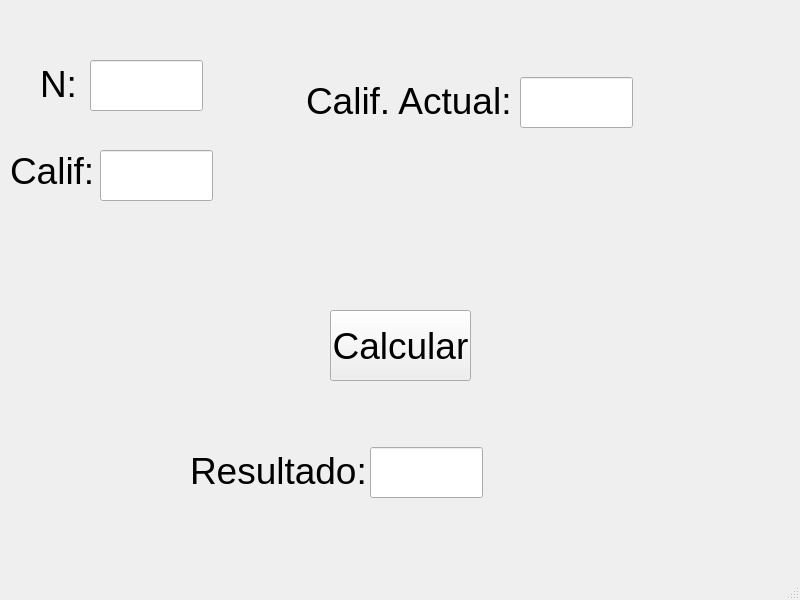
<?xml version="1.0" encoding="UTF-8"?>
<ui version="4.0">
 <class>MainWindow</class>
 <widget class="QMainWindow" name="MainWindow">
  <property name="geometry">
   <rect>
    <x>0</x>
    <y>0</y>
    <width>800</width>
    <height>600</height>
   </rect>
  </property>
  <property name="windowTitle">
   <string>MainWindow</string>
  </property>
  <widget class="QWidget" name="centralwidget">
   <widget class="QLabel" name="label">
    <property name="geometry">
     <rect>
      <x>40</x>
      <y>63</y>
      <width>47</width>
      <height>41</height>
     </rect>
    </property>
    <property name="font">
     <font>
      <pointsize>28</pointsize>
     </font>
    </property>
    <property name="text">
     <string>N:</string>
    </property>
   </widget>
   <widget class="QLineEdit" name="txt_n">
    <property name="geometry">
     <rect>
      <x>90</x>
      <y>60</y>
      <width>113</width>
      <height>51</height>
     </rect>
    </property>
    <property name="font">
     <font>
      <pointsize>28</pointsize>
     </font>
    </property>
   </widget>
   <widget class="QLabel" name="label_2">
    <property name="geometry">
     <rect>
      <x>10</x>
      <y>150</y>
      <width>81</width>
      <height>41</height>
     </rect>
    </property>
    <property name="font">
     <font>
      <pointsize>28</pointsize>
     </font>
    </property>
    <property name="text">
     <string>Calif:</string>
    </property>
   </widget>
   <widget class="QLineEdit" name="txt_calif">
    <property name="geometry">
     <rect>
      <x>100</x>
      <y>150</y>
      <width>113</width>
      <height>51</height>
     </rect>
    </property>
    <property name="font">
     <font>
      <pointsize>28</pointsize>
     </font>
    </property>
   </widget>
   <widget class="QLabel" name="label_3">
    <property name="geometry">
     <rect>
      <x>306</x>
      <y>80</y>
      <width>211</width>
      <height>41</height>
     </rect>
    </property>
    <property name="font">
     <font>
      <pointsize>28</pointsize>
     </font>
    </property>
    <property name="text">
     <string>Calif. Actual:</string>
    </property>
   </widget>
   <widget class="QLineEdit" name="txt_calif_actual">
    <property name="geometry">
     <rect>
      <x>520</x>
      <y>77</y>
      <width>113</width>
      <height>51</height>
     </rect>
    </property>
    <property name="font">
     <font>
      <pointsize>28</pointsize>
     </font>
    </property>
   </widget>
   <widget class="QLabel" name="label_4">
    <property name="geometry">
     <rect>
      <x>190</x>
      <y>450</y>
      <width>181</width>
      <height>41</height>
     </rect>
    </property>
    <property name="font">
     <font>
      <pointsize>28</pointsize>
     </font>
    </property>
    <property name="text">
     <string>Resultado:</string>
    </property>
   </widget>
   <widget class="QLineEdit" name="txt_resultado">
    <property name="geometry">
     <rect>
      <x>370</x>
      <y>447</y>
      <width>113</width>
      <height>51</height>
     </rect>
    </property>
    <property name="font">
     <font>
      <pointsize>28</pointsize>
     </font>
    </property>
   </widget>
   <widget class="QPushButton" name="btn_operacion">
    <property name="geometry">
     <rect>
      <x>330</x>
      <y>310</y>
      <width>141</width>
      <height>71</height>
     </rect>
    </property>
    <property name="font">
     <font>
      <pointsize>28</pointsize>
     </font>
    </property>
    <property name="text">
     <string>Calcular</string>
    </property>
   </widget>
  </widget>
  <widget class="QMenuBar" name="menubar">
   <property name="geometry">
    <rect>
     <x>0</x>
     <y>0</y>
     <width>800</width>
     <height>22</height>
    </rect>
   </property>
  </widget>
  <widget class="QStatusBar" name="statusbar"/>
 </widget>
 <resources/>
 <connections/>
</ui>
